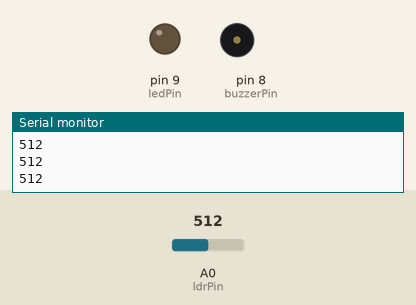
A sketch run on a simulated Arduino Uno, built with avr-gcc and run on an emulated ATmega328P. Shown: output pins drawn as LEDs (lit = HIGH), buzzer (waves = sounding, pin HIGH), the last lines printed to the serial monitor. The inputs (shaded band) are chosen by the test bench; at power-on: A0 (ldrPin) = 512.

Above: at 1.2 s.
1.3 s: A0 (ldrPin) set to 406
2.8 s: A0 (ldrPin) set to 382
At 3.4 s:
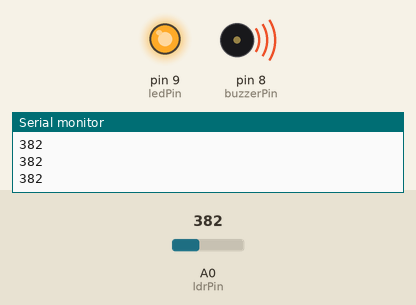
4.3 s: A0 (ldrPin) set to 410
At 4.8 s:
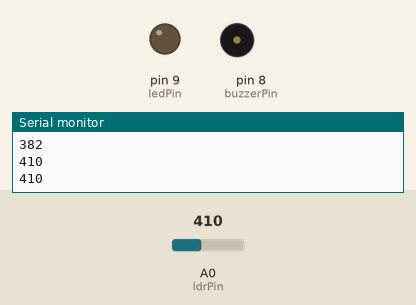
5.9 s: A0 (ldrPin) set to 390
At 7.2 s:
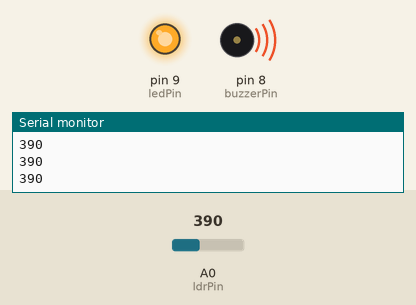
Timing chart, 0 to 8.5 s (numbered marks = the images above; inputs shaded):
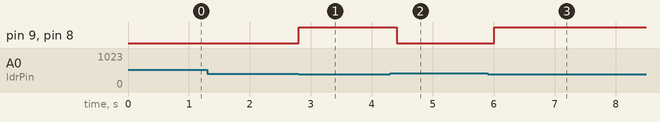

The sketch:

ldr.ino
```cpp
// LDR + LED + Buzzer Alarm System

const int ldrPin = A0;
const int buzzerPin = 8;
const int ledPin = 9;

void setup() {
  pinMode(buzzerPin, OUTPUT);
  pinMode(ledPin, OUTPUT);
  Serial.begin(9600);
}

void loop() {
  int lightValue = analogRead(ldrPin);
  Serial.println(lightValue);


  if (lightValue < 400) {

    digitalWrite(ledPin, HIGH);
    digitalWrite(buzzerPin, HIGH);
  } else {

    digitalWrite(ledPin, LOW);
    digitalWrite(buzzerPin, LOW);
  }

  delay(200);
}
```

test.ino
```cpp
// asdasd
```

Measured:
- the behaviour switches between 400 and 399 on A0 (ldrPin) (found by bisection; images 0 and 1)
- after the input at 2.8 s, pin 9 (ledPin), pin 8 (buzzerPin): LOW → HIGH at once
- after the input at 4.3 s, pin 9 (ledPin), pin 8 (buzzerPin): HIGH → LOW after 0.11 s
- after the input at 5.9 s, pin 9 (ledPin), pin 8 (buzzerPin): LOW → HIGH after 0.11 s
